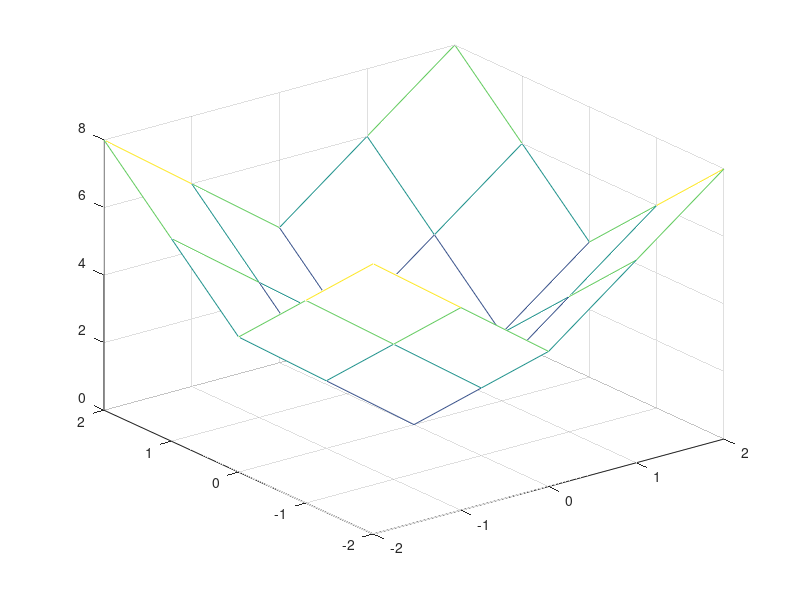

MATLAB code for this plot: (Note: this script raises an error after producing the figure.)
%do_interp2.m
% 2-dimensional interpolation
x=-2:2:2;  y=-2:2:2;
[X,Y] = meshgrid(x,y);
Z =X.^2 + Y.^2;
clf, mesh(X,Y,Z)
pause
xi=-2:2;  yi=-2:2;
[Xi,Yi]= meshgrid(xi,yi);
Zi= interp2(X,Y,Z,Xi,Yi); %built-in routine
%Zi= interp2(x,y,Z,Xi,Yi); %built-in routine
mesh(Xi,Yi,Zi)
pause
Zi= intrp2(x,y,Z,xi,yi); %our own routine
mesh(xi,yi,Zi)
clf
figure(2), clf
xi=-2:0.1:2;  yi=-2:0.1:2;
[Xi,Yi] = meshgrid(xi,yi);
Z0 =Xi.^2 + Yi.^2;
subplot(131), mesh(Xi,Yi,Z0) %true function
x=-2:0.5:2;  y=-2:0.5:2;
[X,Y] = meshgrid(x,y); %on sample grid
Z =X.^2 + Y.^2;
subplot(132), mesh(X,Y,Z)
Zi= interp2(x,y,Z,Xi,Yi); %built-in routine
subplot(133), mesh(xi,yi,Zi)
Zi= intrp2(x,y,Z,xi,yi); %our own  routine
pause, mesh(xi,yi,Zi)
relative_error=norm(Z0-Zi)/norm(Z0)
